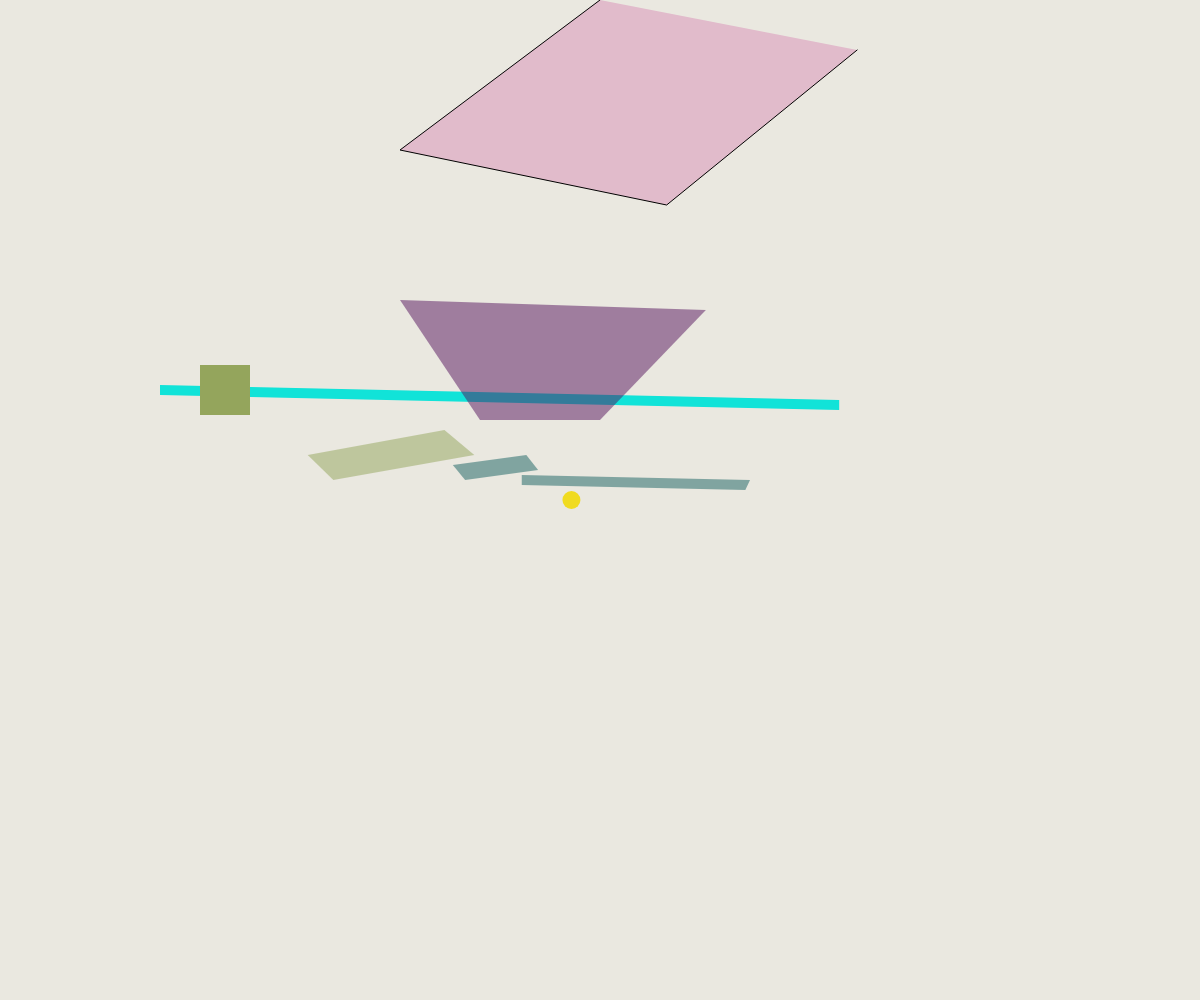
Frame 1 (no input)
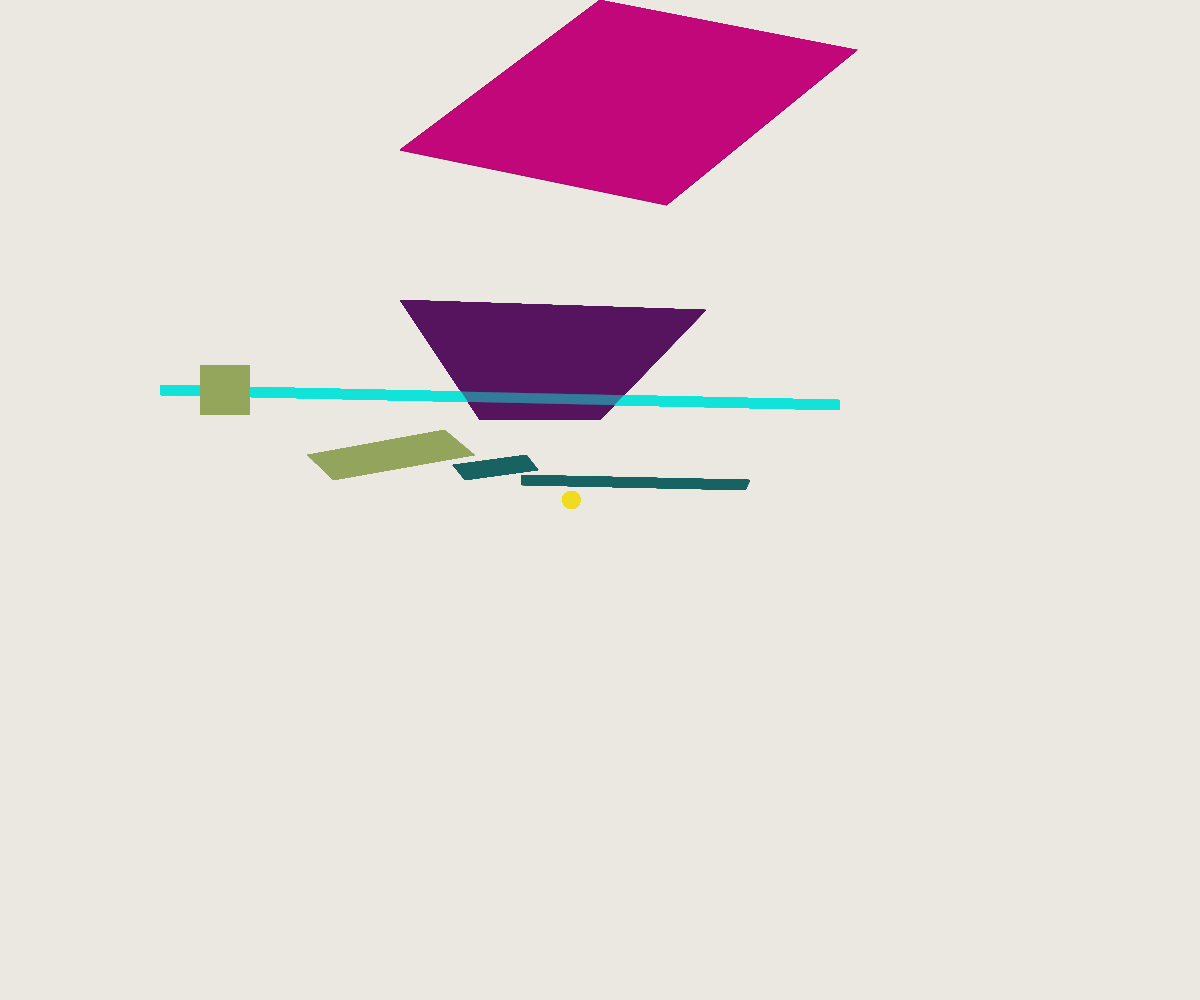
Frame 60 (no input)
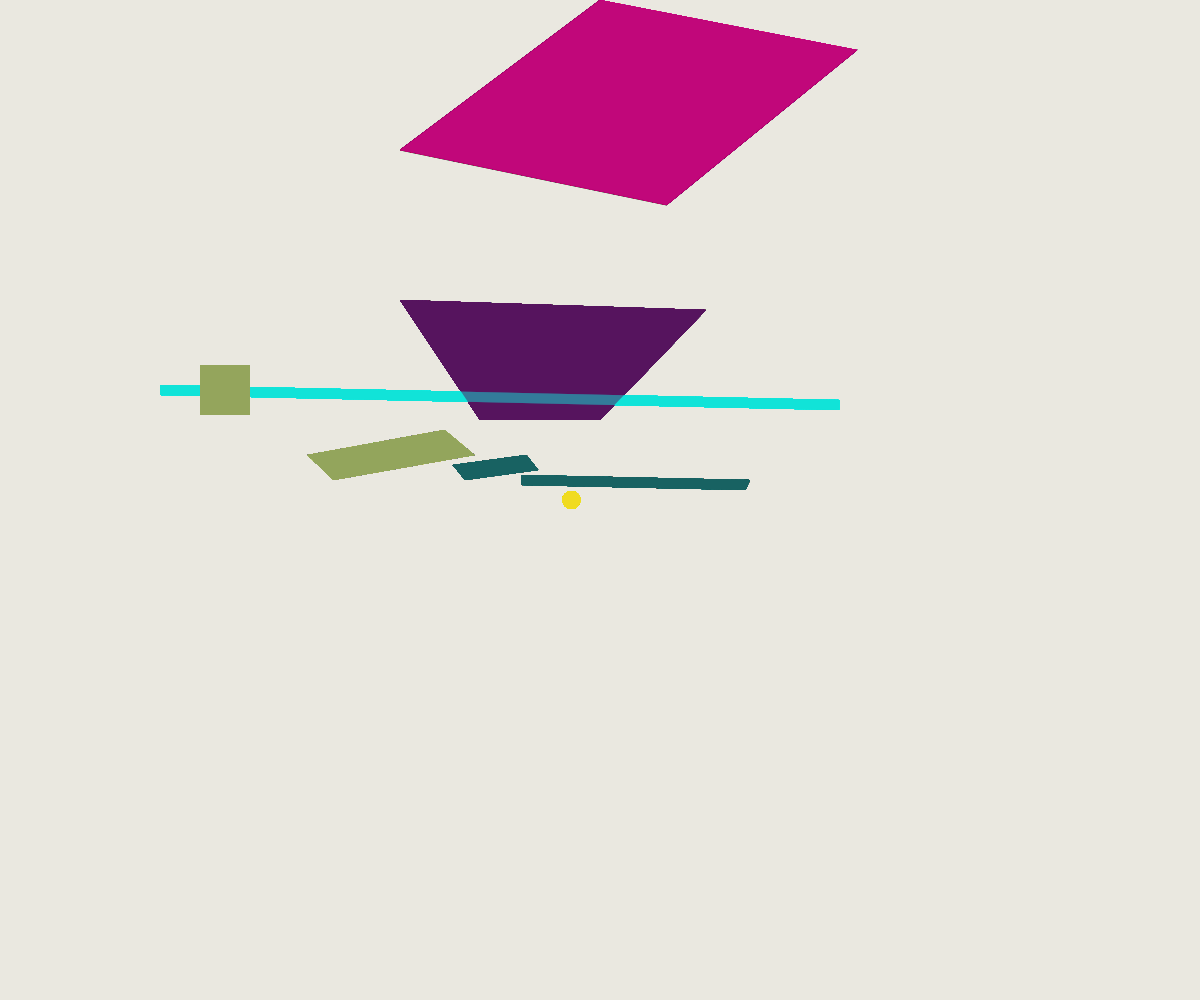
Frame 120 (the mouse pressed at the canvas centre since frame 60)

The p5.js sketch that drew these frames (run headless with seeded random() and noise() and a simulated clock; from frame 60 on, the mouse is pressed at the canvas centre):

// p5.js sketch
// ── sketch.js

function setup() {
  createCanvas(windowWidth, windowHeight);
  // make the canvas the size of the window
  background(234,232,224);
  // set the background color to a light gray
  
}

function draw() {

fill("rgba(190, 8, 120, 0.2)");
beginShape();
// vertex(x, y)
vertex(windowWidth/2, 0);
// top left point (was at 240)
vertex(windowWidth/3, 150);
// bottom left point
vertex(windowWidth/1.8, 205);
// bottom right point
vertex(windowWidth/1.4, 50);
// top right point
endShape();

noStroke()
fill("rgba(240, 219, 32, 1)");
circle(windowWidth/2.1,500,18);
// circle(x, y, diameter)
// the higher the x value, the more to the right
// the higher the y value, the more to the bottom

fill("rgba(17, 227, 216, 1)");
beginShape();
// vertex(x, y)
vertex(windowWidth/7.5, 385);
// top left point
vertex(windowWidth/7.5, 395);
// bottom left point
vertex(windowWidth/1.43, 410);
// bottom right point
vertex(windowWidth/1.43, 400);
// top right point
endShape();

strokeWeight(weight=2);
fill("rgba(85, 107, 64, 0.5)");
//rect(100, 375, 50, 50)
// (x, y, width, height)



fill("rgba(56, 14, 224, 0.5)");
//rect(70, 400, 300, 10);
// (x, y, width, height)
// x and y are the coordinates of the top left corner
// can rectatngles use different y values to create a slant?


fill("rgba(87, 20, 94, 0.5)");
beginShape();
// vertex(x, y)
vertex(windowWidth/3, 300);
// top left point
vertex(windowWidth/2.5, 420);
// bottom left point
vertex(windowWidth/2, 420);
// bottom right point
vertex(windowWidth/1.7, 310);
// top point
endShape();


fill("rgba(148, 165, 92, 0.5)");
beginShape();
// vertex(x, y)
vertex(windowWidth/3.9, 455);
// top left point
vertex(windowWidth/3.6, 480);
// bottom left point
vertex(windowWidth/2.53, 455);
// bottom right point
vertex(windowWidth/2.7, 430);
// top right point
endShape();

fill("rgba(25, 99, 99, 0.5)");
beginShape();
// vertex(x, y)
vertex(windowWidth/2.65, 465);
// top left point
vertex(windowWidth/2.58, 480);
// bottom left point
vertex(windowWidth/2.23, 470);
// bottom right point
vertex(windowWidth/2.28, 455);
// top right point
endShape();

fill("rgba(25, 99, 99, 0.5)");
beginShape();
// vertex(x, y)
vertex(windowWidth/2.3, 475);
// top left point
vertex(windowWidth/2.3, 485);
// bottom left point
vertex(windowWidth/1.61, 490);
// bottom right point
vertex(windowWidth/1.6, 480);
// top right point
endShape();

fill("rgba(148, 165, 92, 1)");
rect(windowWidth/6, 365, 50, 50);
// (x, y, width, height)
// square in the bottom right corner
// opposite of the first square

}
